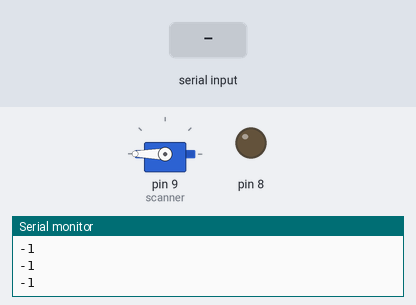
Recording of a sketch running on a simulated Arduino Uno, built with avr-gcc and run on an emulated ATmega328P. Shown: servo, output pins drawn as LEDs (lit = HIGH), the last lines printed to the serial monitor. Inputs (shaded band) come from the test bench.

Above: at 1.25 s.
1.3 s: byte 45 (45) received over Serial
At 1.55 s:
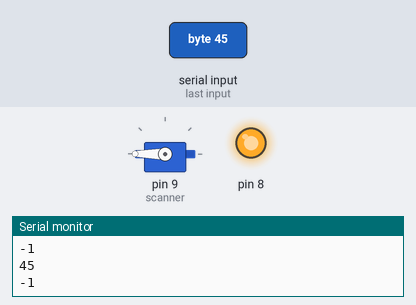
Timing chart, 0 to 10.3 s (numbered marks = the images above; inputs shaded):
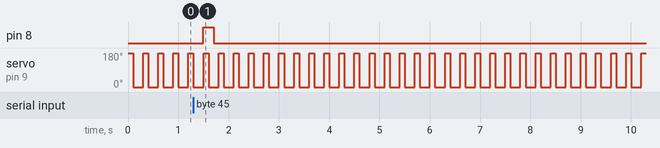

Measured:
- after the input at 1.3 s, pin 8: LOW → HIGH after 0.20 s, → LOW 0.20 s later
- by itself, servo on pin 9 (scanner): alternates 180° for 0.10 s and 0° for 0.20 s

The sketch:

receiverServo.ino
```cpp
#include <Servo.h>
Servo scanner;

int var = 0;

void setup() {
  Serial.begin(115200);
  scanner.attach(9);
  scanner.write(0);
  pinMode(8,OUTPUT);

}

void loop() {
  var = Serial.read();
  Serial.println(var,DEC);

  if (var == 45){
    scanner.write(90);
    digitalWrite(8,HIGH);
  }
  else{
    scanner.write(180);
    delay(100);
    scanner.write(0);
    delay(100);
    digitalWrite(8,LOW);
    delay(100);
  }
}
```
